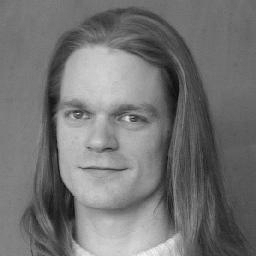
#> input picture Project3_Final/Task_3_2/bauckhage.jpg, 256 x 256 px
$ python task3_2.py   (Python 2 division)   (older library calls are emulated)
#> lines starting #> are read from the running program, lines starting #| are printed output that depends on the picture
# -*- coding: utf-8 -*-
"""
Created on Fri Jan 16 15:49:52 2015

@author: Ankur
"""


'''
Task 3.2: Implementing warps
'''

import numpy as np
import scipy.misc , scipy.ndimage
import time


class CWarping:
    def __init__(self, inputImageFileName,freq = 2, amplitude = 80, phase = 20,bothAxesWarping=True,param2ndAxis={}):
        #Get the Images as array
        self.freq=freq
        self.amplitude = amplitude
        self.phase = phase
        self.bothaxis = bothAxesWarping
        self.params2image = param2ndAxis
        self.inputImage = scipy.misc.imread(inputImageFileName)
        #if its a colored image, convert to rgb
        if len(self.inputImage.shape) > 2:
            from skimage.color import rgb2gray
            self.inputImage = rgb2gray(self.inputImage)

        self.outputImage = None
        self.rows,self.columns = self.inputImage.shape

    def saveimage(self,filename,array):
        scipy.misc.imsave(filename+".jpg" , array)

    def construct_warps(self):
        outputrows = 0
        if self.freq >=2:
            outputrows = self.rows + self.amplitude + self.amplitude
        else:
            outputrows = self.rows + self.amplitude
        self.outputImage = np.zeros((outputrows,self.columns))

        for col in range(0, self.columns):
            y= self.amplitude*np.sin(((np.pi/self.columns)*self.freq*col)+np.pi*self.phase)
            startrow = (int)(self.amplitude-y)
            endrow = (int)(self.rows-y+self.amplitude)
            print startrow, endrow
            if(endrow-startrow > self.rows):
                print startrow,endrow
                endrow = startrow +self.rows

            self.outputImage[startrow:endrow,col] = self.inputImage[ : , col]


        if(self.bothaxis):
            temp = np.transpose(self.outputImage)
            row,col = temp.shape
            if self.params2image["freq"] >=2:
                outputrows = row+ 2*self.params2image["amplitude"]
            else:
                outputrows = row + self.params2image["amplitude"]
            self.outputImage = np.zeros((outputrows,col))
            for x in range(0, col):
                y= self.params2image["amplitude"]*np.sin(((np.pi/col)*self.params2image["freq"]*x)+np.pi*self.params2image["phase"])
                startrow = (int)(self.params2image["amplitude"]-y)
                endrow = (int)(row-y+self.params2image["amplitude"])
                if(endrow-startrow > row):
                   endrow = startrow+row
                self.outputImage[startrow:endrow,x] = temp[ : , x]
                #if(x%3==0):
                 #   self.saveimage(str(x),self.outputImage)
            self.outputImage = np.transpose(self.outputImage)
        return self.outputImage


if __name__ == '__main__':


    total = 0
    maxiter = 1
    for i in xrange(0,maxiter):
        t =time.time()
        image = CWarping("bauckhage.jpg",freq = 1, amplitude = 50, phase = 0,bothAxesWarping=False,param2ndAxis={"freq":3,"amplitude":10,"phase":0.5})
        image.saveimage("out",image.construct_warps())
        total = total + time.time()-t
#> this loop made 1 pass
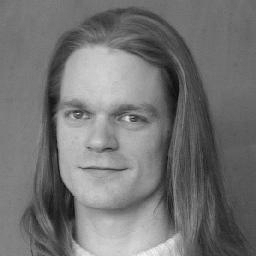
#> input picture Project3_Final/Task_3_2/bauckhage.jpg, 256 x 256 px
#> pass 1, in saveimage, `scipy.misc.imsave(filename+".jpg" , array)`:
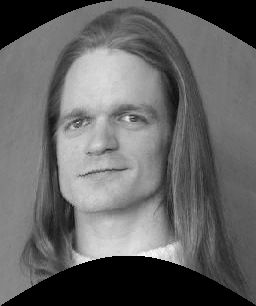
#> saved as out.jpg: PIL image 256x306 L; min 0, max 255, mean 100.9
    print "Run Complete ",total/maxiter
